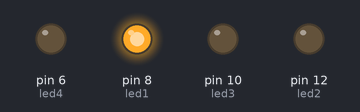
Simulated run of this sketch. Board: Arduino Uno, built with avr-gcc and run on an emulated ATmega328P. Parts: output pins drawn as LEDs (lit = HIGH).

Above: at 0.1 s.
At 0.7 s:
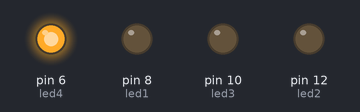
At 1.3 s:
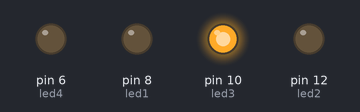
At 2.7 s:
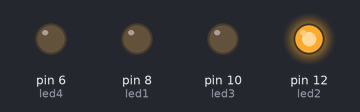
Timing chart, 0 to 3.0 s (numbered marks = the images above):
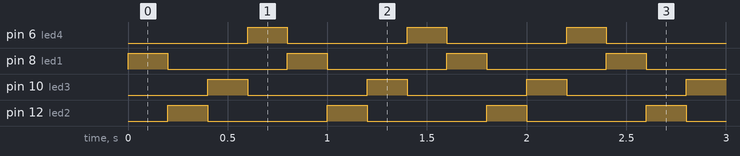

The sketch:

1-Four-LEDs_Blinking-Digital.ino
```cpp
//the LED pins are defined
const int led1 =  8, led2 =  12, led3 =  10, led4 =  6;

void setup () {
  pinMode(led1, OUTPUT);  // Define the pin 8  as Output
  pinMode(led2, OUTPUT);  // Define the pin 12 as Output
  pinMode(led3, OUTPUT);  // Define the pin 10 as Output
  pinMode(led4, OUTPUT);  // Define the pin 6  as Output
}

void blink (int led) {        // creating procedure "blink"
  digitalWrite(led, HIGH);    // turns LED on
  delay(200);                 // waits for 200 ms
  digitalWrite(led, LOW);     // turns LED off
}

void loop () {                //Blinks each of the LEDs
  blink(led1);
  blink(led2);
  blink(led3);
  blink(led4);
}
```

Measured:
- by itself, pin 6 (led4), pin 8 (led1), pin 10 (led3), pin 12 (led2): alternates HIGH for 0.20 s and LOW for 0.60 s
- by itself, everything shown: repeats every 0.80 s, in 4 steps
